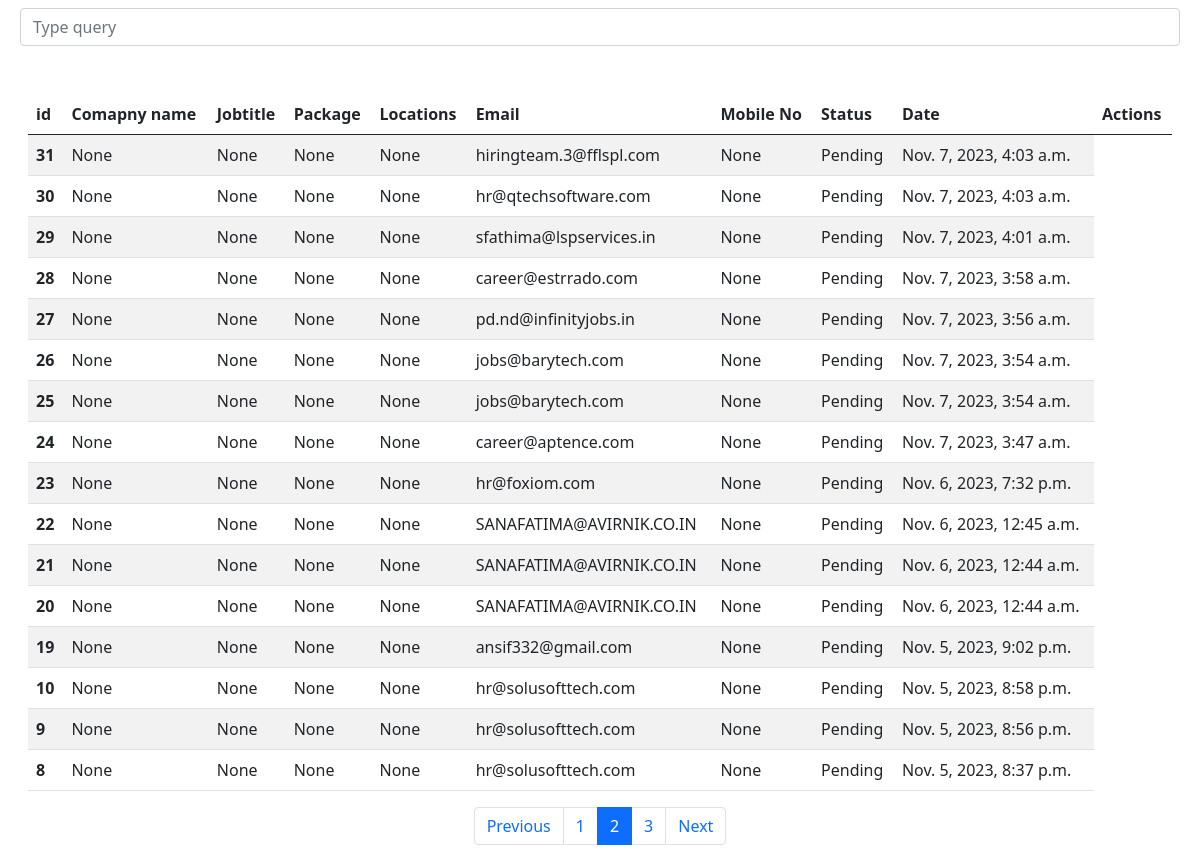
Screenshot of /listmail/?page=2 with the database file from the repository.
### mailer/models.py (models this page shows, shortened)
class Mail(models.Model):
    STATUS_CHOICES = (
        ('Pending', 'Pending'),
        ('Interview Attended', 'Interview Attended'),
        ('Rejected', 'Rejected'),
        ('Completed', 'Completed'),
    )
    mobile_number_regex = RegexValidator(
        regex=r'^\+?91?\d{10}$',
        message="Phone number must be entered in the format: '+919999999999'. 10 digits allowed."
    )
    company = models.CharField(max_length=50, null=True, blank=True)
    email = models.EmailField(null=True, blank=True)
    jobtitle = models.CharField(max_length=100, null=True, blank=True)
    package = models.CharField(max_length=100, null=True, blank=True)
    location = models.TextField(null=True, blank=True)
    mobile_number = models.CharField(max_length=13,null=True, blank=True, validators=[mobile_number_regex])
    description = models.TextField(null=True, blank=True)
    timestamp = models.DateTimeField(auto_now_add=True)
    status = models.CharField(max_length=30, default='Pending', choices=STATUS_CHOICES)

### mailer/views.py (the view)
# urls.py: path('listmail/', ListEmail.as_view(),name='ListEmail'),
class ListEmail(ListView):
    paginate_by = 16
    template_name = 'maillisting.html'
    queryset = Mail.objects.all().order_by('-timestamp')
    def get_context_data(self, **kwargs):
        context = super().get_context_data(**kwargs)
        paginator = Paginator(self.queryset, self.paginate_by)
        page = self.request.GET.get('page')
        mails = paginator.get_page(page)
        context['mails'] = mails
        return context

### templates/maillisting.html (shortened to what this page needs)
<!DOCTYPE html>
<html lang="en">
<head>
    <link href="https://cdn.jsdelivr.net/npm/bootstrap@5.0.2/dist/css/bootstrap.min.css" rel="stylesheet"
>
</head>
<body class="container-fluid">
    <div class="form-outline mt-2 mx-2">
        <input type="search" id="search-input" class="form-control" placeholder="Type query" aria-label="Search" />
      </div>
      <div class="pt-5 mx-3 table-responsive" id="search-results">
        <table class="table table-striped">
            <thead>
                <tr>
                    <th scope="col">id</th>
                    <th scope="col">Comapny name</th>
                    <th scope="col">Jobtitle</th>
                    <th scope="col">Package</th>
                    <th scope="col">Locations</th>
                    <th scope="col">Email</th>
                    <th scope="col">Mobile No</th>
                    <th scope="col">Status</th>
                    <th scope="col">Date</th>
                    <th scope="col">Actions</th>
                </tr>
            </thead>
            <tbody>
                {% for mail in mails %}
                <tr>
                    <th scope="row">{{ mail.id }}</th>
                    <td>{{ mail.company }}</td>
                    <td>{{ mail.jobtitle }}</td>
                    <td>{{ mail.package }}</td>
                    <td>{{ mail.location }}</td>
                    <td>{{ mail.email }}</td>
                    <td>{{ mail.mobile_number }}</td>
                    <td>{{ mail.status }}</td>
                    <td>{{ mail.timestamp }}</td>
                </tr>
                {% endfor %}
            </tbody>
        </table>
        <div class="d-flex justify-content-center align-content-center w-100 ">
            <nav aria-label="Page navigation example">
                <ul class="pagination">
                    {% if mails.has_previous %}
                        <li class="page-item"><a class="page-link" href="?page={{ mails.previous_page_number }}">Previous</a></li>
                    {% endif %}
                    {% for page_num in mails.paginator.page_range %}
                        <li class="page-item {% if page_num == mails.number %}active{% endif %}">
                            <a class="page-link" href="?page={{ page_num }}">{{ page_num }}</a>
                        </li>
                    {% endfor %}
                    {% if mails.has_next %}
                        <li class="page-item"><a class="page-link" href="?page={{ mails.next_page_number }}">Next</a></li>
                    {% endif %}
                </ul>
            </nav>
        </div>
    </div>
</body>
</html>

### rows the page displays
Mail: id "31", company "None", jobtitle "None", package "None", location "None", email "hiringteam.3@fflspl.com", mobile_number "None", status "Pending", timestamp "Nov. 7, 2023, 4:03 a.m."
Mail: id "30", company "None", jobtitle "None", package "None", location "None", email "hr@qtechsoftware.com", mobile_number "None", status "Pending", timestamp "Nov. 7, 2023, 4:03 a.m."
Mail: id "29", company "None", jobtitle "None", package "None", location "None", email "sfathima@lspservices.in", mobile_number "None", status "Pending", timestamp "Nov. 7, 2023, 4:01 a.m."
Mail: id "28", company "None", jobtitle "None", package "None", location "None", email "career@estrrado.com", mobile_number "None", status "Pending", timestamp "Nov. 7, 2023, 3:58 a.m."
Mail: id "27", company "None", jobtitle "None", package "None", location "None", email "pd.nd@infinityjobs.in", mobile_number "None", status "Pending", timestamp "Nov. 7, 2023, 3:56 a.m."
Mail: id "26", company "None", jobtitle "None", package "None", location "None", email "jobs@barytech.com", mobile_number "None", status "Pending", timestamp "Nov. 7, 2023, 3:54 a.m."
Mail: id "25", company "None", jobtitle "None", package "None", location "None", email "jobs@barytech.com", mobile_number "None", status "Pending", timestamp "Nov. 7, 2023, 3:54 a.m."
Mail: id "24", company "None", jobtitle "None", package "None", location "None", email "career@aptence.com", mobile_number "None", status "Pending", timestamp "Nov. 7, 2023, 3:47 a.m."
Mail: id "23", company "None", jobtitle "None", package "None", location "None", email "hr@foxiom.com", mobile_number "None", status "Pending", timestamp "Nov. 6, 2023, 7:32 p.m."
Mail: id "22", company "None", jobtitle "None", package "None", location "None", email "SANAFATIMA@AVIRNIK.CO.IN", mobile_number "None", status "Pending", timestamp "Nov. 6, 2023, 12:45 a.m."
Mail: id "21", company "None", jobtitle "None", package "None", location "None", email "SANAFATIMA@AVIRNIK.CO.IN", mobile_number "None", status "Pending", timestamp "Nov. 6, 2023, 12:44 a.m."
Mail: id "20", company "None", jobtitle "None", package "None", location "None", email "SANAFATIMA@AVIRNIK.CO.IN", mobile_number "None", status "Pending", timestamp "Nov. 6, 2023, 12:44 a.m."
Mail: id "19", company "None", jobtitle "None", package "None", location "None", email "ansif332@gmail.com", mobile_number "None", status "Pending", timestamp "Nov. 5, 2023, 9:02 p.m."
Mail: id "10", company "None", jobtitle "None", package "None", location "None", email "hr@solusofttech.com", mobile_number "None", status "Pending", timestamp "Nov. 5, 2023, 8:58 p.m."
Mail: id "9", company "None", jobtitle "None", package "None", location "None", email "hr@solusofttech.com", mobile_number "None", status "Pending", timestamp "Nov. 5, 2023, 8:56 p.m."
Mail: id "8", company "None", jobtitle "None", package "None", location "None", email "hr@solusofttech.com", mobile_number "None", status "Pending", timestamp "Nov. 5, 2023, 8:37 p.m."

### other values shown
{{ page_num }} "1" "2" "3"
